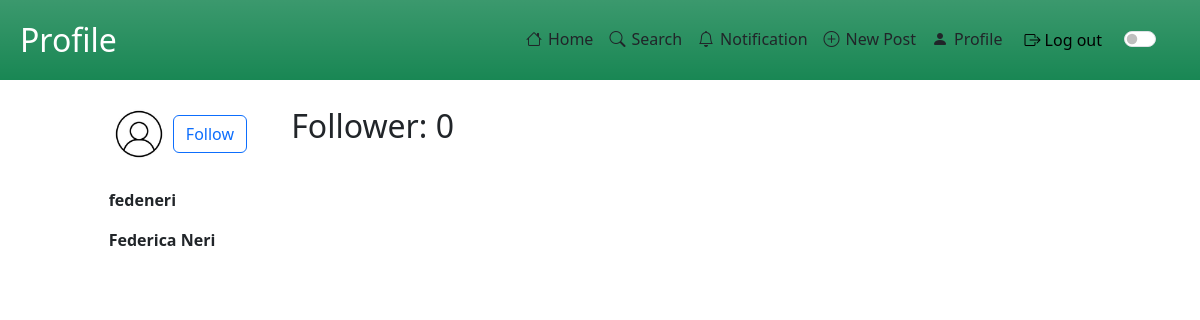
/website/profile/profilePage.php?user=11 (signed in), run on the app's committed database.
### tables this page shows
CREATE TABLE `utente` (
  `IdUser` int(11) NOT NULL,
  `Name` varchar(100) NOT NULL,
  `Surname` varchar(100) NOT NULL,
  `NumberFollower` int(11) NOT NULL,
  `NumberPost` int(11) NOT NULL,
  `Username` varchar(100) NOT NULL,
  `Email` varchar(100) NOT NULL,
  `Password` varchar(255) NOT NULL,
  `Description` tinytext DEFAULT NULL,
  `IdMedia` int(11) DEFAULT NULL
);

CREATE TABLE `media` (
  `IdMedia` int(11) NOT NULL,
  `FileName` tinytext NOT NULL,
  `FilePath` tinytext NOT NULL,
  `Extension` varchar(10) DEFAULT NULL
);

### website/includes/database.php (called while the page is built, shortened)
<?php
class DataBaseHelper
{
    private $db;
    public function __construct($hostname, $username, $password, $dbname, $port)
    {
        $this->db = new mysqli($hostname, $username, $password, $dbname, $port);
    }
    public function execQuery($query, $retType = MYSQLI_BOTH)
    {
        $stmt = $this->db->prepare($query);
        $stmt->execute();
        $res = $stmt->get_result();
        return $res == FALSE ? "" : $res->fetch_all($retType);
    }
};
$dbh = new DataBaseHelper("localhost", "root", "", "noteforall", 3307);

### website/profile/profilePage.php (the view, shortened to what this page needs)
<!DOCTYPE html>
<html lang="en">
<head>
    <link href="https://cdn.jsdelivr.net/npm/bootstrap@5.3.2/dist/css/bootstrap.min.css" rel="stylesheet" />
    <link rel="stylesheet" href="https://cdn.jsdelivr.net/npm/bootstrap-icons@1.11.2/font/bootstrap-icons.min.css">
</head>
<body>
    <?php
    require_once("../includes/database.php");
    $showEdit = true;
    $dstUser = $_SESSION["userId"];
    if (isset($_GET["user"]) && ($dstUser != $_GET["user"])) {
        $dstUser = $_GET["user"];
        $showEdit = false;
    }
    $user = $dbh->execQuery("SELECT * FROM utente WHERE utente.IdUser=$dstUser")[0];
    include_once("../includes/navbar.php");
    ?>
    <div class="container-fluid overflow-hidden px-0">
        <main class="p-2">
        <?php
        if ($showEdit) {
        ?>
            <div class="row justify-content-between">
                <div class="overflow-y-auto overflow-x-hidden col-md-6 col-12">
        <?php
        } else {
        ?>
            <div class="row justify-content-center">
                <div class="overflow-y-auto overflow-x-hidden col-10">
        <?php
        }
        ?>
                    <section>
                        <section class="py-3">
                            <?php
                                $query = "SELECT FilePath from media WHERE IdMedia = {$user['IdMedia']};";
                                $previewPath = $dbh->execQuery($query)[0]['FilePath'];
                            ?>
                            <img src="../<?php echo $previewPath?>" alt="" height="60px" width="60px">
                            <?php
                            if ($showEdit) {
                            ?>
                                <a href="editProfile.php" role="button" class="btn btn-outline-success d-md-none">Edit</a>
                            <?php
                            } else {
                                $query = "SELECT * FROM follow WHERE IdSrc = {$_SESSION['userId']}
                                        AND IdDst = $dstUser";
                                $res = $dbh->execQuery($query);
                                $query = "SELECT NumberFollower from utente WHERE IdUser = $dstUser";
                                $numFollower = $dbh->execQuery($query)[0]['NumberFollower'];
                            ?>
                                <a id="followButton" onclick="followUser(<?php echo ($_SESSION['userId'] . ', ' . $dstUser); ?>)" role="button" class="btn btn-outline-primary <?php echo(sizeof($res) != 0 ? "d-none" : "") ?>">Follow</a>
                                <h2 style="display: inline-block; margin-left: 40px;">Follower: <?php echo $numFollower ?></h2>
                            <?php
                            }
                            ?>
                        </section>
                        <section class="pb-5">
                            <ul class="list-group">
                                <li class="my-2"><strong><?php echo $user["Username"]; ?></strong></li>
                                <li class="my-2"><strong><?php echo $user["Name"] . " " . $user["Surname"]; ?></strong></li>
                                <li class="my-2"><?php echo $user["Description"]; ?></li>
                            </ul>
                        </section>
                    </section>
                </div>
            </div>
        </main>
    </div>
</body>
</html>

### data on the page
utente: IdMedia.FilePath (picture), NumberFollower "0", Username "fedeneri", Name "Federica", Surname "Neri"

### other printed values
$pageName "Profile"
